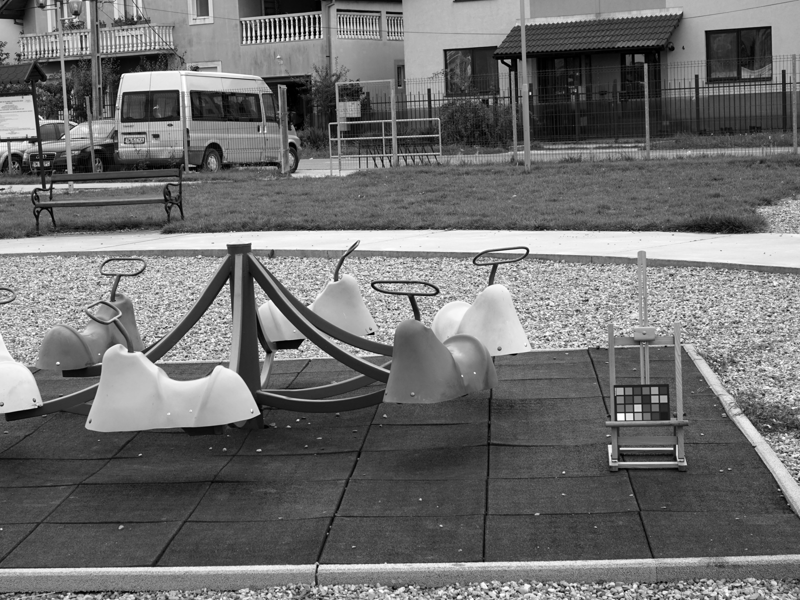
%> input picture 大3-2/图像处理/综合训练/【学生用】实验二 Ver1/实验代码/Data/06_GT.png, 800 x 600 px
$ octave main_denoising_notch.m   (GNU Octave 9; MATLAB toolbox functions it lacks are replaced by stand-ins)
%> lines starting %> are read from the running program, lines starting %| are printed output that depends on the picture
### 大3-2/图像处理/综合训练/【学生用】实验二 Ver1/实验代码/Utilities/notch_filter.m
function [H_NF] = notch_filter(I,v_k,u_k)
[P, Q] = size(I);
for u = 1:P
     for v = 1:Q
        % D的取值影响陷波的范围
        D = 10;

        D_k1 = ((u-P/2-u_k)^2 + (v-Q/2-v_k)^2)^(0.5);
        D_k2 = ((u-P/2+u_k)^2 + (v-Q/2+v_k)^2)^(0.5);
        H_NF(u,v) = 1/(1+(D/D_k1)^4) * 1/(1+(D/D_k2)^4);
     end
end

### 大3-2/图像处理/综合训练/【学生用】实验二 Ver1/实验代码/Utilities/rmse.m
function output = rmse( X, Y )
%计算量图像的均方差MSE（Mean Squared Error）
%   X - 原图X
%   Y - 噪声近似图像Y
%   output - 输出MSE
[M, N, C] = size(X);
if C == 3
    X = rgb2hsi(X);
    Y = rgb2hsi(Y);
%     X_HS = X(:,:,1:2);
%     Y_HS = Y(:,:,1:2);
    X = X(:,:,3);
    Y = Y(:,:,3);
end
output = 0;
X = double(X);
Y = double(Y);
for i = 1 : M
    for j = 1 : N
         output = output + (X(i, j) - Y(i, j))^2;
    end
end
output = sqrt(output / (M * N));

end

### 大3-2/图像处理/综合训练/【学生用】实验二 Ver1/实验代码/Utilities/mouse_track.m
function mouse_track()
% figure; axis([-10,10,0,5]);
set(gcf,'WindowButtonDownFcn',@ButttonDownFcn);

% [10 lines left out: function ButttonDownFcn, not called in this run]

### 大3-2/图像处理/综合训练/【学生用】实验二 Ver1/实验代码/main_denoising_notch.m
% 任务（二）：基于陷波滤波器傅里叶变换的灰度图像去噪任务
clc;clear;close all
addpath Data
addpath Utilities
%% 傅里叶变换
% 读取无噪原图像及其居中对数傅里叶谱
I = imread('06_GT.png');
%> I is the input picture: size 600x800 uint8; min 0, max 255, mean 111.4
frequency_I = fft2(I);
frequency_I = fftshift(frequency_I);
amplitude_I = abs(frequency_I);
logAmplitude_I = log(amplitude_I+1);

% 读取噪声图像及频率矩阵并使坐标系原点中心化
I_noisy = imread('06_noisy.png');
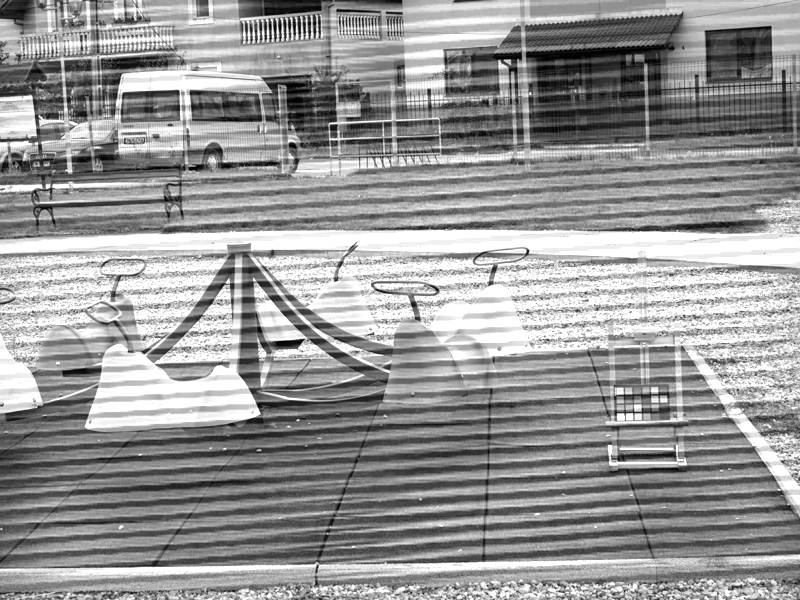
%> input picture 大3-2/图像处理/综合训练/【学生用】实验二 Ver1/实验代码/Data/06_noisy.png, 800 x 600 px
%> I_noisy is the input picture: size 600x800 uint8; min 0, max 255, mean 150.7
frequency_I_noisy = fft2(I_noisy);
frequency_I_noisy = fftshift(frequency_I_noisy);

% 噪声图像的居中对数傅里叶谱（仅用于显示）
amplitude_I_noisy = abs(frequency_I_noisy);
logAmplitude_I_noisy = log(amplitude_I_noisy+1);

%% 仅用于选取傅里叶谱的亮点坐标
figure;imshow(logAmplitude_I_noisy,[]);title('点击左键读取坐标（坐标系原点位于图像中心）')

% 交互式函数，点击鼠标左键获取图像点位坐标
mouse_track()

%% 构造滤波函数(用于NH47)
% [10 lines of commented-out code are left out]

%% 构造滤波函数(用于NH06)
% ****************************** 请同学们在此补全函数 *************************************
% ********找到9个最佳滤波点位坐标，并把下列陷波滤波器函数参数中的“#”换成对应点位坐标********
% ************例如，找到的点位坐标为x=1,y=2，则Hk = notch_filter(I_noisy,1,2);*************
 H1 = notch_filter(I_noisy,-6,-38);
%> after the loop in notch_filter, `for u = 1:P`:
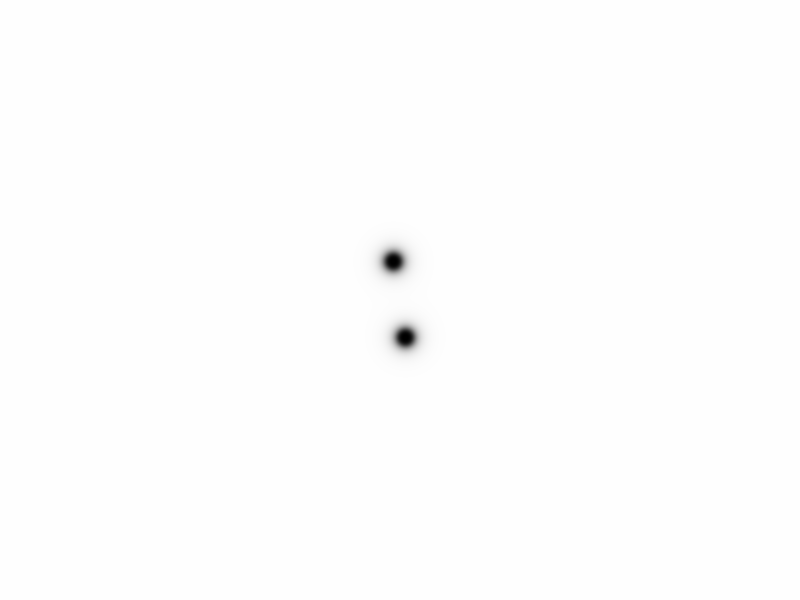
%> H_NF: size 600x800 double; min 0, max 1, mean 0.998
 H2 = notch_filter(I_noisy,-8,-78);
 H3 = notch_filter(I_noisy,-12,-118);
 H4 = notch_filter(I_noisy,-13,-158);
 H5 = notch_filter(I_noisy,14,-144);
 H6 = notch_filter(I_noisy,14,-186);
 H7 = notch_filter(I_noisy,7,-224);
 H8 = notch_filter(I_noisy,17,-102);
 H9 = notch_filter(I_noisy,23,-64);
 H = H1.*H2.*H3.*H4.*H5.*H6.*H7.*H8.*H9;

%% 傅里叶逆变换
frequency_I_denoised = frequency_I_noisy .* H;
frequency_I_denoised = ifftshift(frequency_I_denoised);
I_denoised = real(ifft2(frequency_I_denoised));

% 去噪图像的居中对数傅里叶谱（仅用于显示）
amplitude_I_denoised = abs(frequency_I_denoised);
logAmplitude_I_denoised = log(amplitude_I_denoised+1);
logAmplitude_I_denoised = fftshift(logAmplitude_I_denoised);
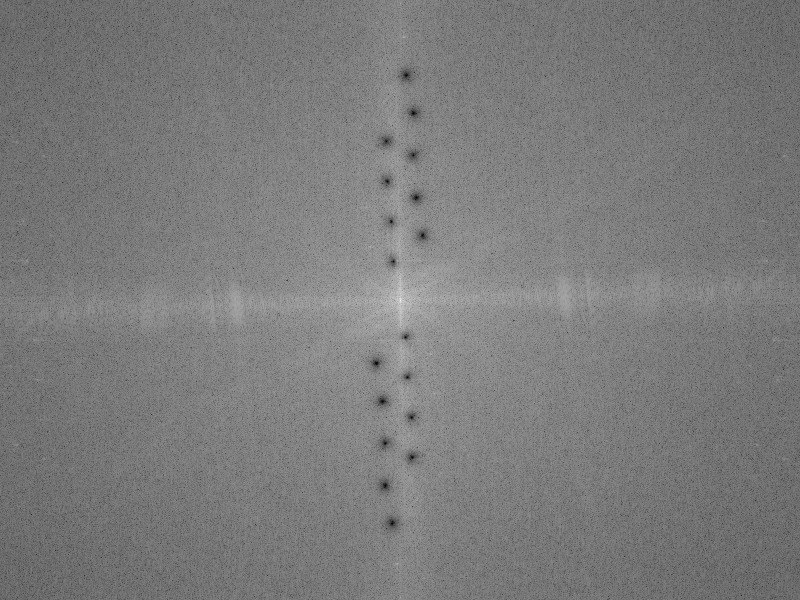
%> logAmplitude_I_denoised: size 600x800 double; min 0, max 18.09, mean 8.78; mean of the top-left, top-right, bottom-left and bottom-right quarters 8.76, 8.79, 8.79, 8.77; drawn with min black and max white

% 将所有图像转换为[0,255],uint8型
I_denoised = uint8(I_denoised);
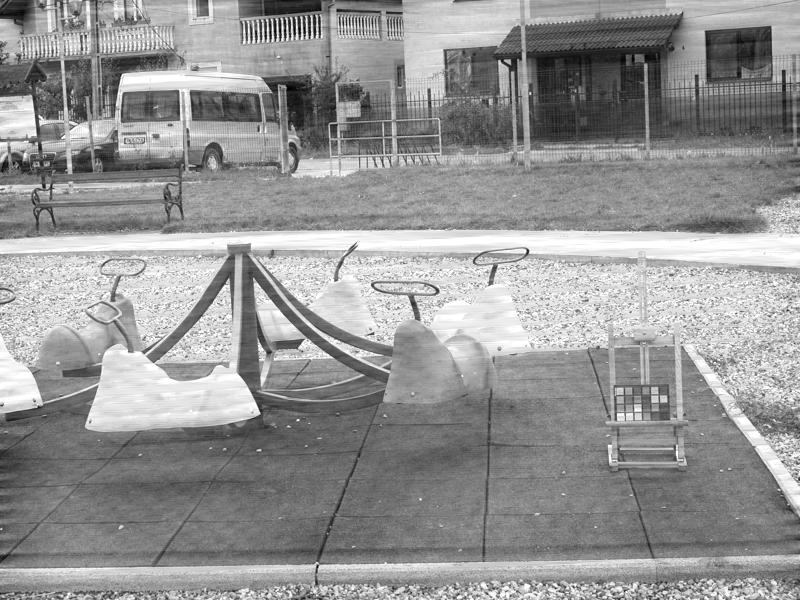
%> I_denoised: size 600x800 uint8; min 0, max 255, mean 148.9

%% 显示图像及幅度谱
% [9 lines of commented-out code are left out]

%% 蒙太奇方式显示图像及其对数幅度谱
row1 = [I_noisy,I,I_denoised];
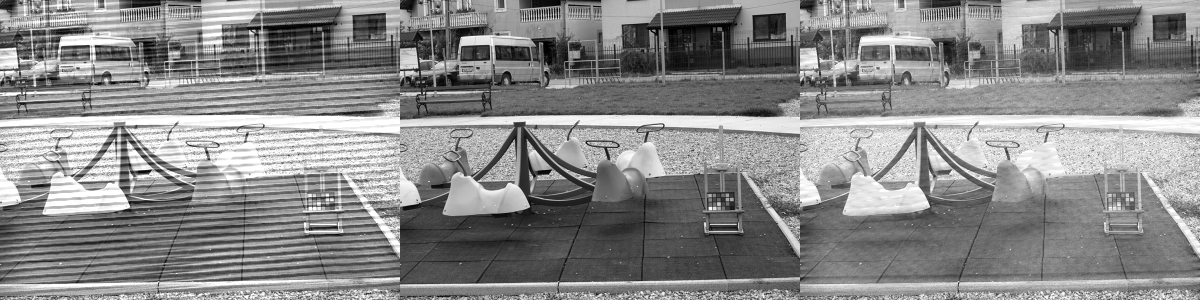
%> row1: size 600x2400 uint8 (shown at 1/2 size); min 0, max 255, mean 137
row2 = [rescale(logAmplitude_I_noisy,0,255),rescale(logAmplitude_I,0,255),rescale(logAmplitude_I_denoised,0,255)];
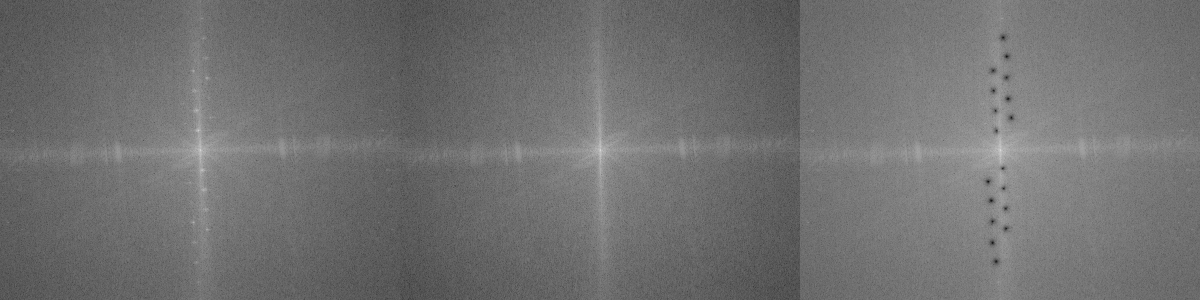
%> row2: size 600x2400 double (shown at 1/2 size); min 0, max 255, mean 112.6
total = cat(1,row1,row2);
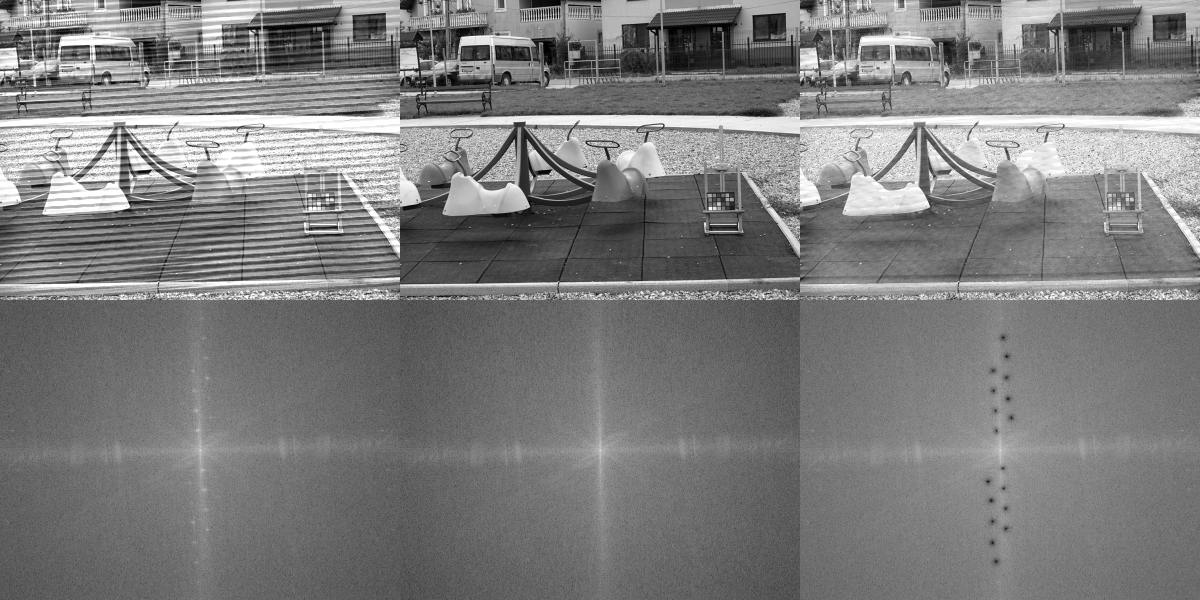
%> total: size 1200x2400 uint8 (shown at 1/2 size); min 0, max 255, mean 124.8
figure;imshow(total,[]);

%% 计算PSNR和SSIM
% 原图像
rmse_I_noisy = rmse(I_noisy,I);
%> after the loop in rmse, `for i = 1 : M`: output = 1271528936
%> in rmse, `output = sqrt(output / (M * N));`: output = 51.47
%> rmse_I_noisy = 51.47
psnr_I_noisy = psnr(I_noisy,I);
%> psnr_I_noisy = 13.9
ssim_I_noisy = ssim(I_noisy,I);
%> ssim_I_noisy = 0.516
fprintf('去噪前：RMSE = %.2f, PSNR = %.2f, SSIM = %.3f\n',rmse_I_noisy,psnr_I_noisy,ssim_I_noisy);
%| 去噪前：RMSE = 51.47, PSNR = 13.90, SSIM = 0.516

% 去噪图像
rmse_I_denoised = rmse(I_denoised,I);
%> rmse_I_denoised = 41.69
psnr_I_denoised = psnr(I_denoised,I);
%> psnr_I_denoised = 15.73
ssim_I_denoised = ssim(I_denoised,I);
%> ssim_I_denoised = 0.78
fprintf('去噪后：RMSE = %.2f, PSNR = %.2f, SSIM = %.3f\n',rmse_I_denoised,psnr_I_denoised,ssim_I_denoised);
%| 去噪后：RMSE = 41.69, PSNR = 15.73, SSIM = 0.780
